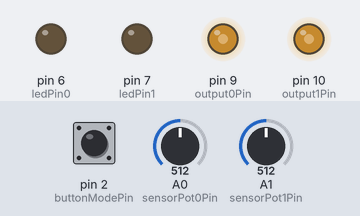
Recording of a sketch running on a simulated Arduino Uno, built with avr-gcc and run on an emulated ATmega328P. Parts: output pins drawn as LEDs (lit = HIGH). The test bench sets the inputs (shaded band); at power-on: A0 (sensorPot0Pin) = 512, A1 (sensorPot1Pin) = 512, pin 2 (buttonModePin) LOW. EEPROM starts erased; pins used as bus, display or sensor lines are not drawn; what the sketch prints to the serial monitor is not drawn.

Above: at 1.6 s.
1.7 s: A0 (sensorPot0Pin) set to 716
At 2.9 s:
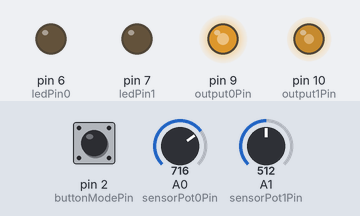
3.2 s: A1 (sensorPot1Pin) set to 716
At 4.1 s:
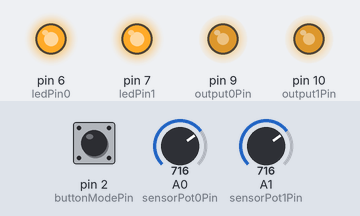
4.7 s: A0 (sensorPot0Pin) set to 900
At 5.3 s:
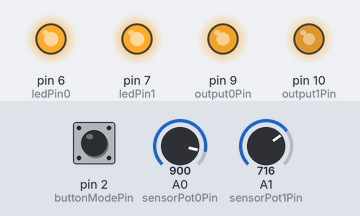
6.2 s: A1 (sensorPot1Pin) set to 900
At 7.4 s:
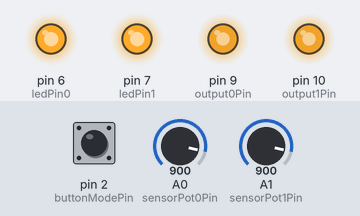
7.7 s: A0 (sensorPot0Pin) set to 511
At 8.8 s:
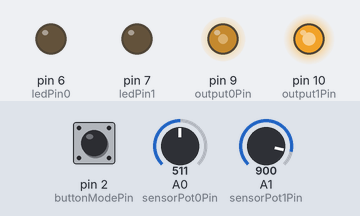
9.2 s: pin 2 (buttonModePin) pulled HIGH for 0.15 s
At 9.9 s:
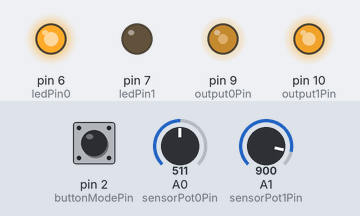
Timing chart, 0 to 11.8 s (numbered marks = the images above; inputs shaded):
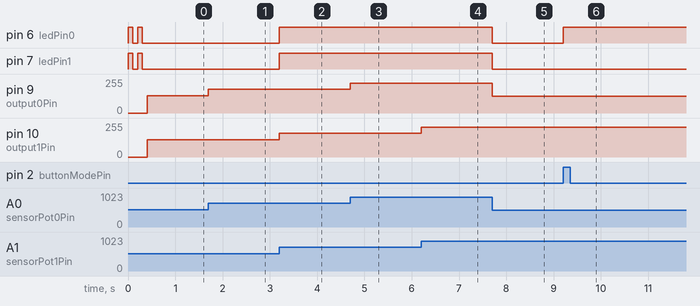

The sketch:

ArduBooster.ino
```cpp
#include <EEPROM.h>
#include <avr/wdt.h>

#include "Filters.h"

// TODO LIST:
// Support to pedal with inverted signal (sensor 1 increase and sensor 2 decrease or vice-versa)
// Tests with POT pedal sensor
// Detect POT or HALL
// Use internal pull-up
// Auto find min sensor value (today, is readed is setup function)
// *OK* Enable watchdog * WD enabled
// *OK* Lower engineering margin :) (10% to 5% [?]) * 7%
// *NOK* Save max pesal value * This can be a problem, if change the car
// *NOK* Bypass when on idle * Not needed with PWM 10 bits

/** DEBUG FRAGS ***********************************************************************************/

// Enable/Disable serial debug
const bool DEBUG = false;

// Debug timer counter
unsigned int dbg_time_count = 0;
const unsigned long dbg_time = 50; // loops

/** END DEBUG FRAGS *******************************************************************************/

/** CONSTANTS *************************************************************************************/

// Boost mode 1 correction values (to use with map function)
const int MODE_1_MIN = 0;
const int MODE_1_MAX = 1535; // 50% (1023 to 1535)

// Boost mode 2 correction values (to use with map function)
const int MODE_2_MIN = 0;
const int MODE_2_MAX = 2046; // 100% (1023 to 2046)

// Max value to PWM
const int MAX_PWM = 1023;

// Number of times that ADC (sig0 and sig1) will be read to make a mean
const int BASE_VALUES_LOOP_COUNT = 10;

// Input signal pins, to read pedal position
const int sensorPot0Pin = A0;
const int sensorPot1Pin = A1;

// Feedback signal pins, to read and correct output signal
const int outputFeedback0Pin = A2;
const int outputFeedback1Pin = A3;

// Led mode pins
const int ledPin0 = 6;
const int ledPin1 = 7;

// Output signal pins
const int output0Pin = 9;
const int output1Pin = 10;

// Button pin (used to change boost mode)
const int buttonModePin = 2;

// Control pin, to enable/disable mux
const int enableMuxPin = 11;

const float filterCutFrequency = 100; // Hz

/** END CONSTANTS *********************************************************************************/

/** VARIABLES *************************************************************************************/

// Pedal values
int sensorPot0Value = 0;
int sensorPot1Value = 0;

// Maximum pedal value readed
int sensorPot0ValueMax = 0;
int sensorPot1ValueMax = 0;

// Output boost values
int output0Value = 0;
int output1Value = 0;

// Minimum pedal value, used to disable boost when the pedal is idle
int sensorPot0CutValue = 0;
int sensorPot1CutValue = 0;
int sensorPot0IdleValue = 0;
int sensorPot1IdleValue = 0;

// Proportion between sig0 and sig1
// Used to validate subsequent read
float sig_021_proportion = 2.0;

double first_vcc;
double current_vcc;

// Current boost mode
// 0 -> original
// 1 -> boost 1 (50%)
// 2 -> boost 2 (100%)
int mode = 0;

// Flag to determine if sensor is hall or not (potentiometer)
bool is_hall_sensor = true;

bool need_final_init = false;
bool need_find_sensor_type = false;

bool testing_sensor_0 = false;
bool testing_sensor_1 = false;

//FilterOnePole filter_pot_0(LOWPASS, filterCutFrequency);
//FilterOnePole filter_pot_1(LOWPASS, filterCutFrequency);

/** END VARIABLES *********************************************************************************/

/** METHODS ***************************************************************************************/

/*
Configure digital pins 9 and 10 as 10-bit PWM outputs.
With this config, PWM frequency is about 15khz
*/
void setupPWM10bits() {

  Serial.println("Starting PWM 10-bit...");

  DDRB |= _BV(PB1) | _BV(PB2);        // Set pins as outputs
  TCCR1A = _BV(COM1A1) | _BV(COM1B1)  // Non-inverting PWM
      | _BV(WGM11);                   // Mode 14: fast PWM, TOP=ICR1
  TCCR1B = _BV(WGM13) | _BV(WGM12)
      | _BV(CS10);                    // No prescaling
  ICR1 = 0x400;                       // TOP counter value (1024/10bits)
}

/*
After configured (using setupPWM10bits function),
use this function to write PWM 10-bit
*/
void analogWrite10b(uint8_t pin, uint16_t val) {
    switch (pin) {
        case  9: OCR1A = val; break;
        case 10: OCR1B = val; break;
    }
}

void readIdleValues() {

  // Calculate initial idle pedal position
  // To avoid boost when pedal is not pressed
  // TODO: auto find idle position

  unsigned int adc_0_sum = 0;
  unsigned int adc_1_sum = 0;

  for(int i=0; i<BASE_VALUES_LOOP_COUNT; i++) {
    adc_0_sum += analogRead(sensorPot0Pin);
    adc_1_sum += analogRead(sensorPot1Pin);
  }

  sensorPot0IdleValue = (adc_0_sum / BASE_VALUES_LOOP_COUNT);
  sensorPot1IdleValue = (adc_1_sum / BASE_VALUES_LOOP_COUNT);

  // Engineering margin of safety :)
  // TODO: smooth transition
  //sensorPot0CutValue = adc_0_val * 1.05;
  //sensorPot1CutValue = adc_1_val * 1.05;

  // Sig1 to sig2 proportion
  // Theoretically, sensorPot1IdleValue (or sensorPot0IdleValue) never will be zero
  sig_021_proportion = sensorPot0IdleValue / sensorPot1IdleValue;

  //Serial.println(adc_0_sum);
  //Serial.println(adc_1_sum);
  //Serial.println(sensorPot0IdleValue);
  //Serial.println(sensorPot1IdleValue);
  //Serial.println(sig_021_proportion);
}

/*
Change mux/demux to use arduino signal
*/
void enableBoost() {

  // First of all
  // Verifies if PWM output RC filter had time enough to get correct value
  // To current RC values (R=100k and C=100n, with 15KHz), this time is about 25ms

  static unsigned long firstTime = millis();
  static bool boostEnabled = false;
  unsigned long timeToRC = 25; //ms
  if(!boostEnabled && firstTime + timeToRC < millis()) {
    digitalWrite(enableMuxPin, HIGH);
    boostEnabled = true;
  }
}

/*
void initOutput() {

  // Only (at setup) put the input value to output pin
  // This will improves the PID

  sensorPot0Value = analogRead(sensorPot0Pin);
  sensorPot1Value = analogRead(sensorPot1Pin);

  output0Value = map(sensorPot0Value, 0, 1023, 0, MAX_PWM);
  output1Value = map(sensorPot1Value, 0, 1023, 0, MAX_PWM);

  analogWrite10b(output0Pin, output0Value);
  analogWrite10b(output1Pin, output1Value);
}
*/

/*
Find sensor type.
Potentiometer or hall effect (open collector)

*** TO USE THIS, NEED HARDWARE MODIFICATION. DESABLE EXTERNAL PULL-UPS ***
*/
void findSensorType() {

  Serial.println("Finding sensor type...");

  // pull-down
  pinMode(sensorPot0Pin, OUTPUT);
  pinMode(sensorPot1Pin, OUTPUT);
  digitalWrite(sensorPot0Pin, LOW);
  digitalWrite(sensorPot1Pin, LOW);

  sensorPot0Value = analogRead(sensorPot0Pin);
  sensorPot1Value = analogRead(sensorPot1Pin);

  //TODO: constant
  if(sensorPot0Value <= 20 && sensorPot1Value <= 20) {
    is_hall_sensor = true;

    pinMode(sensorPot0Pin, INPUT_PULLUP);
    pinMode(sensorPot1Pin, INPUT_PULLUP);
  } else {
    is_hall_sensor = false;
    pinMode(sensorPot0Pin, INPUT);
    pinMode(sensorPot1Pin, INPUT);
  }

  Serial.print("Sensor 0: ");
  Serial.println(sensorPot0Value);
  Serial.print("Sensor 1: ");
  Serial.println(sensorPot1Value);

  if(is_hall_sensor)
    Serial.println("HALL SENSOR");
  else
    Serial.println("POT SENSOR");
}

ISR(ADC_vect)
{
}

/*
Arduino setup
*/
void setup() {

  //analogReference(INTERNAL);

  // Enable ADC interrupt (call function ISR)
  //ADCSRA |= B00001000;

  // Init serial debug
  Serial.begin(9600);

  Serial.println("ArduBooster v2.0");
  Serial.println("Starting ArduBooster...");

  // Configure some pins
  pinMode(ledPin0, OUTPUT);
  pinMode(ledPin1, OUTPUT);
  pinMode(output0Pin, OUTPUT);
  pinMode(output1Pin, OUTPUT);
  pinMode(buttonModePin, INPUT);
  pinMode(enableMuxPin, OUTPUT);

  //findSensorType();
  readIdleValues();

  first_vcc = readVcc()/1000.0;
  current_vcc = first_vcc;

  // TODO: 1.07 constant
  sensorPot0CutValue = sensorPot0IdleValue * 1.07;
  sensorPot1CutValue = sensorPot1IdleValue * 1.07;

  // Init PWM 10-bit
  setupPWM10bits();

  // Blink leds (initial boot)
  showBoot();

  // Load saved working mode
  mode = readMode();
  // Show working mode
  showMode(mode);

  Serial.println("ArduBooster started!");
  Serial.println("Enabling WD! Bye!!!");

  wdt_enable(WDTO_15MS);
}

// Arduino main loop
void loop() {

  //Serial.println(mode);


  //ADCValue = analogRead(0);
  //Voltage = (ADCValue / 1024.0) * Vcc;

  // read pedal values (0-1023)
  sensorPot0Value = analogRead(sensorPot0Pin);
  sensorPot1Value = analogRead(sensorPot1Pin);

  //Serial.println("=========");
  //Serial.println(sensorPot0Value);
  //Serial.println(sensorPot1Value);

  // TODO: delay problem???
  static int vcc_pass_count = 0;
  vcc_pass_count++;
  if (vcc_pass_count > 50) {
    //current_vcc = readVcc()/1000.0;
    vcc_pass_count = 0;
  }
  //sensorPot0Value = (sensorPot0Value * first_vcc) / current_vcc;
  //sensorPot1Value = (sensorPot1Value * first_vcc) / current_vcc;

  //Serial.println(first_vcc);
  //Serial.println(Vcc);
  //Serial.println(sensorPot0Value);
  //Serial.println(sensorPot1Value);
  //Serial.println("=========");

  //filter_pot_0.input(analogRead(sensorPot0Pin));
  //filter_pot_1.input(analogRead(sensorPot1Pin));
  //sensorPot0Value = filter_pot_0.output();
  //sensorPot1Value = filter_pot_1.output();

  // Compute max read value
  if (sensorPot0Value > sensorPot0ValueMax) {
    sensorPot0ValueMax = sensorPot0Value;
  }
  if (sensorPot1Value > sensorPot1ValueMax) {
    sensorPot1ValueMax = sensorPot1Value;
  }

  //TODO: Change this code to an interrupt
  //TODO: Need a small cap, to avoid multi interrupt fire
  // read button mode
  int buttonModeState = digitalRead(buttonModePin);
  // if pressed, change the boost mode
  static boolean pressed = false;
  if (buttonModeState == HIGH) {
    if(!pressed) {
      pressed = true;
      // Change to next boost mode
      mode = nextMode();
      showMode(mode);
    }
  } else {
    pressed = false;
  }

  //Serial.println(mode);
  //Serial.println("Sensor 0: ");
  //Serial.println(sensorPot0Value);
  //Serial.println("Sensor 1: ");
  //Serial.println(sensorPot1Value);

  //Serial.println("Cut 0: ");
  //Serial.println(sensorPot0CutValue);
  //Serial.println("Cut 1: ");
  //Serial.println(sensorPot1CutValue);
  //Serial.println();

  // Boost mode 1 (check if pedal is not in idle position, too)
  if(mode == 1 && sensorPot0Value > sensorPot0CutValue && sensorPot1Value > sensorPot1CutValue) {

    //Serial.println("BOOST 1");

    // Apply boost mode 1 correction

    int tmpOut0 = map(sensorPot0Value, 0, 1023, MODE_1_MIN, MODE_1_MAX);
    int tmpOut1 = map(sensorPot1Value, 0, 1023, MODE_1_MIN, MODE_1_MAX);

    // Veryfies if the corrected value isnt too big or too small
    // If the value is more than ECU max value (or min value), the ECU can put the engine in safe mode
    if (tmpOut0 > sensorPot0ValueMax) {
      tmpOut0 = sensorPot0ValueMax;
    }
    if (tmpOut1 > sensorPot1ValueMax) {
      tmpOut1 = sensorPot1ValueMax;
    }
    if (tmpOut0 < sensorPot0IdleValue) {
      tmpOut0 = sensorPot0IdleValue;
    }
    if (tmpOut1 < sensorPot1IdleValue) {
      tmpOut1 = sensorPot1IdleValue;
    }

    // Prepare to PWM
    output0Value = map(tmpOut0, 0, 1023, 0, MAX_PWM);
    output1Value = map(tmpOut1, 0, 1023, 0, MAX_PWM);
  }
  // Boost mode 2 (check if pedal is not in idle position, too)
  else if(mode == 2 && sensorPot0Value > sensorPot0CutValue && sensorPot1Value > sensorPot1CutValue) {

    //Serial.println("BOOST 2");

    // Apply boost mode 2 correction

    int tmpOut0 = map(sensorPot0Value, 0, 1023, MODE_2_MIN, MODE_2_MAX);
    int tmpOut1 = map(sensorPot1Value, 0, 1023, MODE_2_MIN, MODE_2_MAX);

    //Serial.println("TPM 0: ");
    //Serial.println(tmpOut0);
    //Serial.println("TMP 1: ");
    //Serial.println(tmpOut1);

    // Veryfies if the corrected value isnt too big or too small
    // If the value is more than ECU max value (or min value), the ECU can put the engine in safe mode
    if (tmpOut0 > sensorPot0ValueMax) {
      tmpOut0 = sensorPot0ValueMax;
    }
    if (tmpOut1 > sensorPot1ValueMax) {
      tmpOut1 = sensorPot1ValueMax;
    }
    if (tmpOut0 < sensorPot0IdleValue) {
      tmpOut0 = sensorPot0IdleValue;
    }
    if (tmpOut1 < sensorPot1IdleValue) {
      tmpOut1 = sensorPot1IdleValue;
    }

    // Prepare to PWM
    output0Value = map(tmpOut0, 0, 1023, 0, MAX_PWM);
    output1Value = map(tmpOut1, 0, 1023, 0, MAX_PWM);

  }
  // Boost mode 0 (no boost) or pedal is in idle position
  else {

    //Serial.println("BOOST 0");

    output0Value = map(sensorPot0Value, 0, 1023, 0, MAX_PWM);
    output1Value = map(sensorPot1Value, 0, 1023, 0, MAX_PWM);

  }

  //TODO: debug only
  if(sensorPot0Value > sensorPot0CutValue && sensorPot1Value > sensorPot1CutValue) {
    showNotIdle();
  } else {
    showMode(mode);
  }

  // Normalizes output
  if(output0Value > MAX_PWM) {
    output0Value = MAX_PWM;
  }
  if(output1Value > MAX_PWM) {
    output1Value = MAX_PWM;
  }
  if(output0Value < 0) {
    output0Value = 0;
  }
  if(output1Value < 0) {
    output1Value = 0;
  }

  //Serial.println(output0Value);
  //Serial.println(output1Value);
  //Serial.println();

  analogWrite10b(output0Pin, output0Value);
  analogWrite10b(output1Pin, output1Value);

  // Watchdog reset
  wdt_reset();

  enableBoost();
}

// Verifies if show debug in this execution loop
bool isShowTime() {
  return dbg_time_count == dbg_time;
}

long readVcc() {
  long result;
  // Read 1.1V reference against AVcc
  ADMUX = _BV(REFS0) | _BV(MUX3) | _BV(MUX2) | _BV(MUX1);
  delay(2); // Wait for Vref to settle
  ADCSRA |= _BV(ADSC); // Convert
  while (bit_is_set(ADCSRA,ADSC));
  result = ADCL;
  result |= ADCH<<8;
  result = 1125300L / result; // Back-calculate AVcc in mV
  return result;
}

// Change to next mode and store in eeprom
int nextMode() {

  int newVal = mode + 1;
  if(newVal > 2) {
    newVal = 0;
  }
  EEPROM.write(0, newVal);

  return newVal;
}

// Read mode from eeprom
int readMode() {
  int value = EEPROM.read(0);

  if(value > 2) {
    value = 0;
  }

  return value;
}

// Blink at startup
void showBoot() {

  digitalWrite(ledPin0, HIGH);
  digitalWrite(ledPin1, HIGH);
  delay(100);
  digitalWrite(ledPin0, LOW);
  digitalWrite(ledPin1, LOW);
  delay(100);
  digitalWrite(ledPin0, HIGH);
  digitalWrite(ledPin1, HIGH);
  delay(100);
  digitalWrite(ledPin0, LOW);
  digitalWrite(ledPin1, LOW);
  delay(100);

}

// Show current mode with leds
void showMode(int mode) {

  // TODO: use switch
  if(mode == 0) {
    digitalWrite(ledPin0, LOW);
    digitalWrite(ledPin1, LOW);
  } else if(mode == 1) {
    digitalWrite(ledPin0, HIGH);
    digitalWrite(ledPin1, LOW);
  } else if(mode == 2) {
    digitalWrite(ledPin0, LOW);
    digitalWrite(ledPin1, HIGH);
  }
}

void showNotIdle() {
  digitalWrite(ledPin0, HIGH);
  digitalWrite(ledPin1, HIGH);
}
```

FilterOnePole.h
```cpp
#ifndef FilterOnePole_h
#define FilterOnePole_h

#include <Arduino.h>

enum FILTER_TYPE {
  HIGHPASS,
  LOWPASS,
  INTEGRATOR,
  DIFFERENTIATOR
};

// the recursive filter class implements a recursive filter (low / pass / highpass
// note that this must be updated in a loop, using the most recent acquired values and the time acquired
//   Y = a0*X + a1*Xm1
//              + b1*Ylast
struct FilterOnePole {
  FILTER_TYPE FT;
  float TauUS;       // decay constant of the filter, in US
  float TauSamps;    // tau, measued in samples (this changes, depending on how long between input()s

  // filter values - these are public, but should not be set externally
  float Y;       // most recent output value (gets computed on update)
  float Ylast;   // prevous output value

  float X;      // most recent input value

  // elapsed times are kept in long, and will wrap every
  // 35 mins, 47 seconds ... however, the wrap does not matter,
  // because the delta will still be correct (always positive and small)
  float ElapsedUS;   // time since last update
  long LastUS;       // last time measured

  FilterOnePole( FILTER_TYPE ft=LOWPASS, float fc=1.0, float initialValue=0 );

  // sets or resets the parameters and state of the filter
  void setFilter( FILTER_TYPE ft, float tauS, float initialValue );

  void setFrequency( float newFrequency );

  void setTau( float newTau );

  float input( float inVal );

  float output();

  void print();

  void test();

  void setToNewValue( float newVal );  // resets the filter to a new value
};

// two pole filter, these are very useful
struct FilterOnePoleCascade {

  FilterOnePole Pole1;
  FilterOnePole Pole2;

  FilterOnePoleCascade( float riseTime=1.0, float initialValue=0 );  // rise time to step function, 10% to 90%

  // rise time is 10% to 90%, for a step input
  void setRiseTime( float riseTime );

  void setToNewValue( float newVal );

  float input( float inVal );

  float output();

  void test();
};


#endif
```

Filters.h
```cpp
// (licence header left out)
#ifndef Filters_h
#define Filters_h

#include "FilterOnePole.h"
//#include "FilterTwoPole.h"
//#include "FilterDerivative.h"
//#include "RunningStatistics.h"

#endif
```

pid.cpp
```cpp
#include <Arduino.h>

#include "pid.h"

PID::PID(double p, double i, double d)
{
  mKp = p;
  mKi = i;
  mKd = d;

  mISum = 0;

  mFirstRun = true;
}

double PID::process(int input_val, int setpoint_val)
{
  if(mFirstRun) {
    mFirstRun = false;
    mLastTime = millis();
    mLastInput = input_val;
  }

  float delta_time = (millis() - mLastTime) / 1000.0;

  // "input to target" error
  int error = setpoint_val - input_val;

  // P
  double p = error * mKp;

  // I
  mISum += error * mKi * delta_time;

  // D
  double d = (mLastInput - input_val) * mKd / delta_time;

  mLastTime = millis();
  mLastInput = input_val;

  // PID
  return p + mISum + d;
}
```

pid.h
```cpp
#ifndef PID_h
#define PID_h

class PID
{
  public:

    PID(double p, double i, double d);
    double process(int input_val, int setpoint_val);

  private:

    double mKp, mKi, mKd;
    double mISum;

    unsigned long mLastTime;

    int mLastInput;

    bool mFirstRun;

};
#endif
```

Source omitted: FilterOnePole.cpp (5985 bytes)

Measured:
- after the input at 1.7 s, pin 9 (output0Pin): 128/255 → 178/255 at once
- after the input at 3.2 s, pin 6 (ledPin0), pin 7 (ledPin1): LOW → HIGH at once; pin 10 (output1Pin): 128/255 → 178/255 at once
- after the input at 4.7 s, pin 9 (output0Pin): 178/255 → 224/255 at once
- after the input at 6.2 s, pin 10 (output1Pin): 178/255 → 224/255 at once
- after the input at 7.7 s, pin 6 (ledPin0), pin 7 (ledPin1): HIGH → LOW at once; pin 9 (output0Pin): 224/255 → 127/255 at once
- after the input at 9.2 s, pin 6 (ledPin0): LOW → HIGH at once
